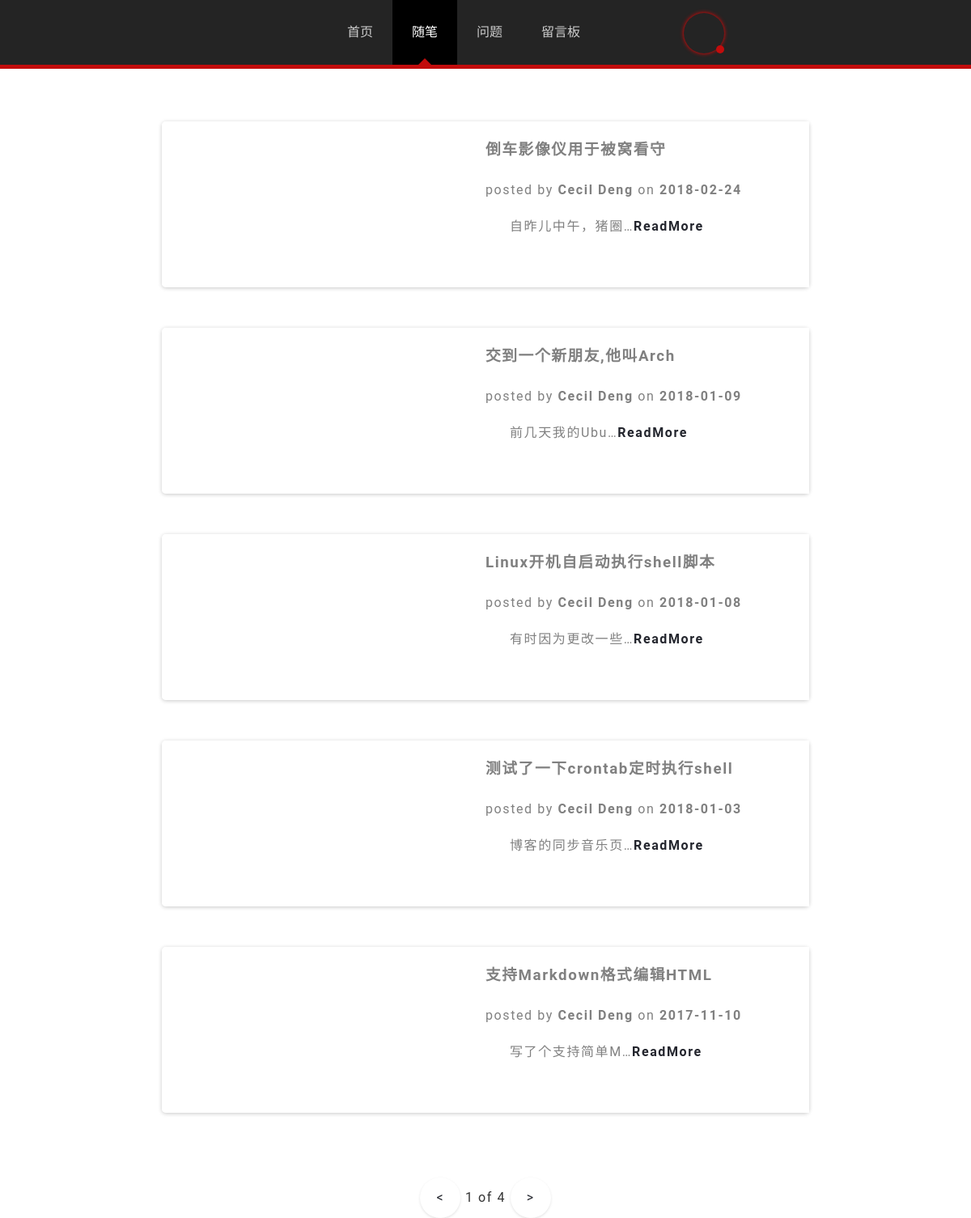
/articles/, run on an earlier commit of the app's database.
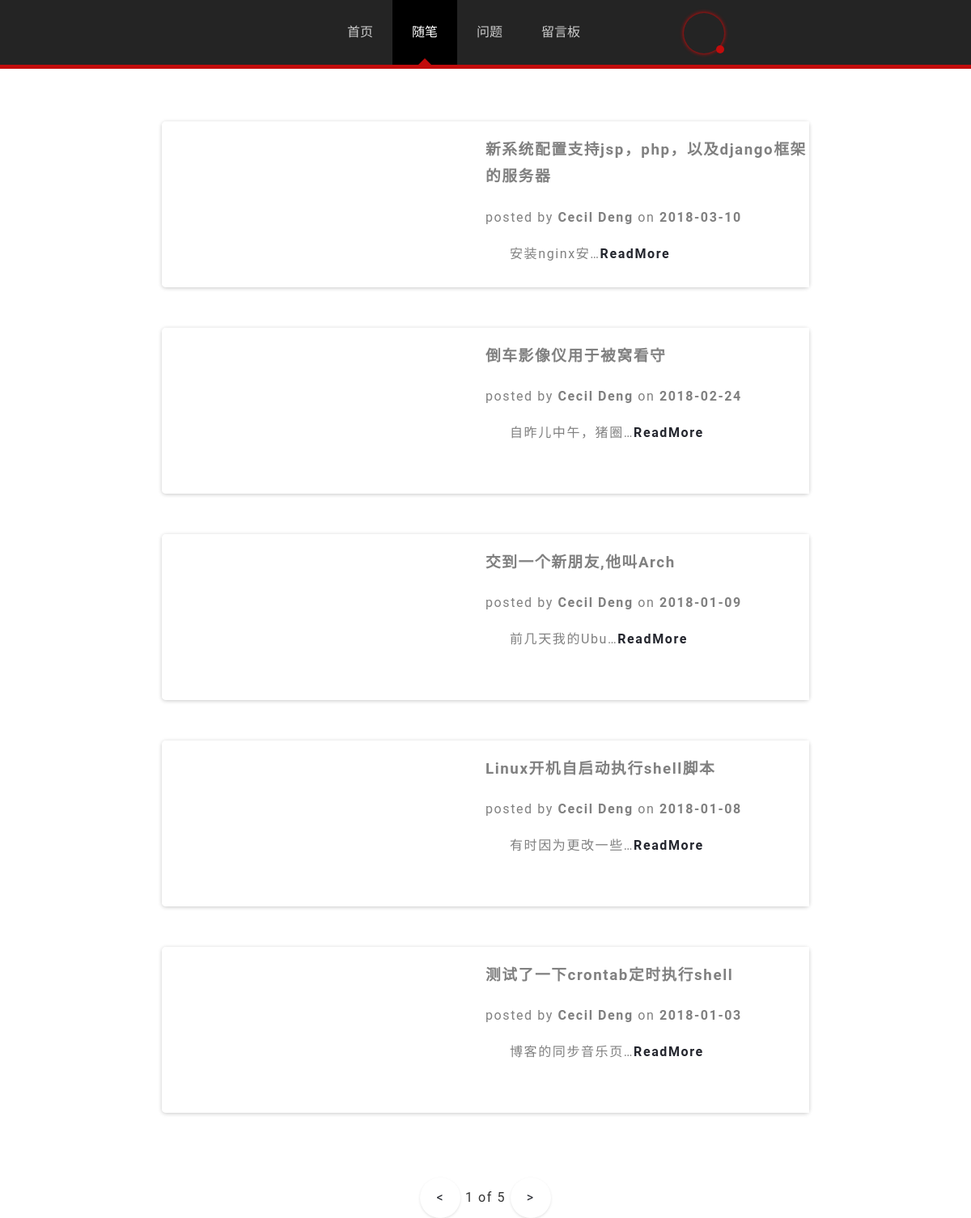
And on a later commit of the database.
### blog/models.py (models this page shows)
class Article(models.Model):
    title     = models.CharField(max_length = 150)
    body      = models.TextField()
    imgurl    = models.CharField(max_length = 150)
    timestamp = models.DateTimeField()

### blog/views.py (the view)
# urls.py: url(r'^articles/$',articles),#列表
def articles(request):
	page = int(request.GET.get('page','1'))
	print(page)
	num = len(Article.objects.order_by('-timestamp'))
	if num%5 != 0:
		pages = num//5 + 1
	else:
		pages = num//5
	article_list = Article.objects.order_by('-timestamp')[(page-1)*5:page*5]#按时间戳排序
	current = page
	for n in article_list:
		n.body = getHTML(n.body)
	return render_to_response('articles.html',{'article_list' : article_list,'current' : current,'pages' : pages})

### blog/markdown/translater.py (called while the page is built)
def getSpace(string):
	return re.sub('<[^>]+>', lambda m:m.group(0).replace('&nbsp;',' '), string.replace(' ','&nbsp;'))

def getLine(string):
	return string.replace('\r\n','<br>'+4*'&nbsp;')

def getH(string):
	string = ' ' + string	# exprase  start '#'
	for h in range(1,7):	# \g<name> of ?P<name>
		string = re.sub('(?P<save>[^#])'+'#'*h+'[&nbsp;]+(?P<text>((?!<br>).)+)[<br>]+', '\g<save><h'+str(h)+'>\g<text></h'+str(h)+'>',string)
	return string

def getA(string):#((?!&nbsp;).) exprase '&nbsp;' string
	return re.sub('\[(?P<text>[^]]+)\]\((?P<href>[^")]+)(\"(?P<title>[^"]+)\")?\)',lambda m:'<a href="'+m.group(2).strip("&nbsp;")+'" title="'+m.groups("")[3]+'">'+m.group(1)+'</a>',string)#m.groups(" ") use " " replace None

def getHTML(string):
	string = getSpace(string)
	string = getLine(string)
	string = getH(string)
	string = getA(string)
	return string

### blog/templates/articles.html (shortened to what this page needs)
{% include 'head.html' with title='随笔' %}
	<div id='main'>
		<div id='page'>
<ul id='articles'>
{% for article in article_list %}
	<li>
        <a href="javascript:void(0);" onclick="getPage('/articles/{{ article.title }}')">
        <div id='article-img' style='background-image:url({{ article.imgurl }})'></div>
		</a>
        <div id='article-tip'></div>
        <div id='article'>
			<h3 class='title'>{{ article.title }}</h3>
			<div>posted by <strong>Cecil Deng</strong> on <strong>{{ article.timestamp|date:'Y-m-d' }}</strong></div>
			<p>
			{% ifnotequal article_list|length 1 %}
				{{ article.body | striptags| cut:'&nbsp;' | truncatechars:10 }}<a class='readmore' href="javascript:void(0);" onclick="getPage('/articles/{{ article.title }}')">ReadMore</a>
			{% else %}
				{{ article.body | safe }}
				<script>$('title').html('{{ article.title }}');</script>
			{% endifnotequal %}
			</p>
		</div>
	</li>
{% endfor %}
</ul>
<ul id='pagenum'>
<li>
<a href="javascript:void(0);"
><</a>
</li>
<li><span>{{ current }}</span> of <span>{{ pages }}</span></li>
<li>
<a href="javascript:void(0);"
{% ifnotequal current pages %}
onclick="getPage('/articles/?page={{ current|add:'1' }}')"
{% endifnotequal %}
>></a>
</li>
</ul>
		</div>
	</div>
</body>

What changed in the data, as far as the page shows it:
no longer on this page (row unchanged): Article: title "支持Markdown格式编辑HTML", timestamp "2017-11-10", body "写了个支持简单M…"
added Article: title "新系统配置支持jsp，php，以及django框架的服务器", timestamp "2018-03-10", body "安装nginx安…"
Also different on the page:
{{ pages }}: "4" → "5"
